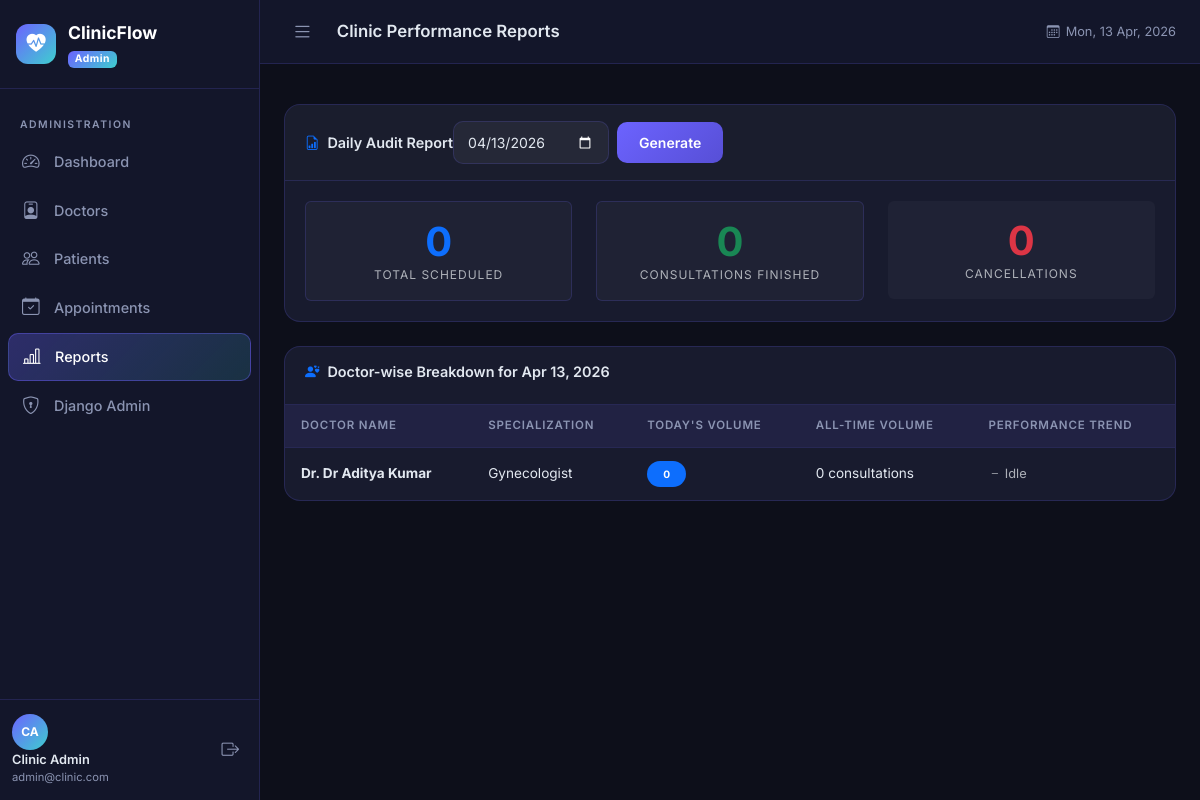
/admin-panel/reports/ (signed in), run on the app's committed database.
### accounts/models.py (models this page shows, shortened)
class User(AbstractUser):
    is_patient = models.BooleanField(default=False)
    is_doctor = models.BooleanField(default=False)
    is_admin_user = models.BooleanField(default=False)
    def get_role(self):
        if self.is_superuser or self.is_admin_user:
            return 'Admin'
        if self.is_doctor:
            return 'Doctor'
        if self.is_patient:
            return 'Patient'
        return 'Unknown'

### doctors/models.py (models this page shows, shortened)
class DoctorProfile(models.Model):
    user = models.OneToOneField(User, on_delete=models.CASCADE, related_name='doctor_profile')
    specialization = models.CharField(max_length=100, choices=SPECIALIZATION_CHOICES)
    contact_number = models.CharField(max_length=15, blank=True)
    qualification = models.CharField(max_length=200, blank=True)
    experience_years = models.PositiveIntegerField(default=0)
    consultation_fee = models.DecimalField(max_digits=8, decimal_places=2, default=0.00)
    bio = models.TextField(blank=True)
    is_available = models.BooleanField(default=True)
    created_at = models.DateTimeField(auto_now_add=True)

### patients/admin_views.py (the view)
    def wrapper(request, *args, **kwargs):
        if not request.user.is_authenticated or (
            not request.user.is_superuser and not request.user.is_admin_user
        ):
            from django.http import HttpResponseForbidden
            return HttpResponseForbidden("Admin access required.")
        return view_func(request, *args, **kwargs)

### patients/admin_views.py (called while the page is built)
def admin_required(view_func):
    def wrapper(request, *args, **kwargs):
        if not request.user.is_authenticated or (
            not request.user.is_superuser and not request.user.is_admin_user
        ):
            from django.http import HttpResponseForbidden
            return HttpResponseForbidden("Admin access required.")
        return view_func(request, *args, **kwargs)
    return login_required(wrapper)

### templates/admin_panel/reports.html
{% extends 'base.html' %}
{% block page_title %}Clinic Performance Reports{% endblock %}
{% block content %}
<div class="clinic-card mb-4">
  <div class="clinic-card-header bg-dark bg-opacity-25">
    <div class="d-flex align-items-center justify-content-between">
      <h5 class="clinic-card-title m-0"><i class="bi bi-file-earmark-bar-graph text-primary"></i> Daily Audit Report</h5>
      <form method="get" class="d-flex gap-2 align-items-center">
        <input type="date" name="date" class="form-control form-control-sm" value="{{ report_date|date:'Y-m-d' }}">
        <button type="submit" class="btn btn-sm btn-primary-grad">Generate</button>
      </form>
    </div>
  </div>
  <div class="clinic-card-body">
    <div class="row g-4 text-center">
      <div class="col-md-4">
        <div class="p-3 rounded" style="background:rgba(255,255,255,0.03); border:1px solid var(--card-border)">
          <div class="display-6 fw-bold text-primary">{{ daily_count }}</div>
          <div class="text-muted text-uppercase" style="font-size:0.75rem; letter-spacing:1px">Total Scheduled</div>
        </div>
      </div>
      <div class="col-md-4">
        <div class="p-3 rounded" style="background:rgba(255,255,255,0.03); border:1px solid var(--card-border)">
          <div class="display-6 fw-bold text-success">{{ daily_completed }}</div>
          <div class="text-muted text-uppercase" style="font-size:0.75rem; letter-spacing:1px">Consultations Finished</div>
        </div>
      </div>
      <div class="col-md-4">
        <div class="p-3 rounded" style="background:rgba(255,255,255,0.03); border:1px solid border:1px solid var(--card-border)">
          <div class="display-6 fw-bold text-danger">{{ daily_cancelled }}</div>
          <div class="text-muted text-uppercase" style="font-size:0.75rem; letter-spacing:1px">Cancellations</div>
        </div>
      </div>
    </div>
  </div>
</div>
<div class="clinic-card">
  <div class="clinic-card-header">
    <h5 class="clinic-card-title"><i class="bi bi-person-hearts text-primary"></i> Doctor-wise Breakdown for {{ report_date|date:"M d, Y" }}</h5>
  </div>
  <div class="clinic-card-body p-0">
    <div class="table-responsive">
      <table class="clinic-table">
        <thead>
          <tr>
            <th>Doctor Name</th>
            <th>Specialization</th>
            <th>Today's Volume</th>
            <th>All-time Volume</th>
            <th>Performance Trend</th>
          </tr>
        </thead>
        <tbody>
          {% for doc in doctor_report %}
          <tr>
            <td class="fw-bold">Dr. {{ doc.user.get_full_name }}</td>
            <td>{{ doc.specialization }}</td>
            <td>
              <span class="badge bg-primary rounded-pill px-3 py-2">{{ doc.today_count }}</span>
            </td>
            <td>{{ doc.total }} consultations</td>
            <td>
              {% if doc.today_count > 0 %}
                <span class="text-success" style="font-size:0.8rem"><i class="bi bi-graph-up-arrow"></i> Active</span>
              {% else %}
                <span class="text-muted" style="font-size:0.8rem"><i class="bi bi-dash"></i> Idle</span>
              {% endif %}
            </td>
          </tr>
          {% endfor %}
        </tbody>
      </table>
    </div>
  </div>
</div>
{% endblock %}

### templates/base.html (shortened to what this page needs)
{% load static %}
<!DOCTYPE html>
<html lang="en" data-bs-theme="dark">
<head>
  <link href="https://cdn.jsdelivr.net/npm/bootstrap@5.3.3/dist/css/bootstrap.min.css" rel="stylesheet" />
  <link href="https://cdn.jsdelivr.net/npm/bootstrap-icons@1.11.3/font/bootstrap-icons.min.css" rel="stylesheet" />
  <link href="{% static 'css/style.css' %}" rel="stylesheet" />
</head>
<body>
{% if user.is_authenticated %}
<div class="app-wrapper">
  <aside class="sidebar" id="sidebar">
    <div class="sidebar-brand">
      <div class="brand-icon"><i class="bi bi-heart-pulse-fill"></i></div>
      <div class="brand-text">
        <span class="brand-name">ClinicFlow</span>
        <span class="brand-role badge">{{ user.get_role }}</span>
      </div>
    </div>
    <nav class="sidebar-nav">
      {% if user.is_superuser or user.is_admin_user %}
        <div class="nav-section">Administration</div>
        <a href="{% url 'admin_panel:dashboard' %}" class="nav-link {% if request.resolver_match.namespace == 'admin_panel' and request.resolver_match.url_name == 'dashboard' %}active{% endif %}">
          <i class="bi bi-speedometer2"></i> Dashboard
        </a>
        <a href="{% url 'admin_panel:doctors' %}" class="nav-link {% if request.resolver_match.url_name == 'doctors' %}active{% endif %}">
          <i class="bi bi-person-badge"></i> Doctors
        </a>
        <a href="{% url 'admin_panel:patients' %}" class="nav-link {% if request.resolver_match.url_name == 'patients' %}active{% endif %}">
          <i class="bi bi-people"></i> Patients
        </a>
        <a href="{% url 'admin_panel:appointments' %}" class="nav-link {% if request.resolver_match.url_name == 'appointments' %}active{% endif %}">
          <i class="bi bi-calendar-check"></i> Appointments
        </a>
        <a href="{% url 'admin_panel:reports' %}" class="nav-link {% if request.resolver_match.url_name == 'reports' %}active{% endif %}">
          <i class="bi bi-bar-chart-line"></i> Reports
        </a>
        <a href="/admin/" class="nav-link">
          <i class="bi bi-shield-lock"></i> Django Admin
        </a>
      {% endif %}
    </nav>
    <div class="sidebar-footer">
      <div class="user-info">
        <div class="user-avatar">{{ user.first_name|first|upper }}{{ user.last_name|first|upper }}</div>
        <div>
          <div class="user-name">{{ user.get_full_name|default:user.username }}</div>
          <div class="user-email">{{ user.email|truncatechars:22 }}</div>
        </div>
      </div>
      <a href="{% url 'accounts:logout' %}" class="logout-btn">
        <i class="bi bi-box-arrow-right"></i>
      </a>
    </div>
  </aside>
  <main class="main-content">
    <header class="topbar">
      <button class="sidebar-toggle" id="sidebarToggle">
        <i class="bi bi-list"></i>
      </button>
      <div class="topbar-title">{% block page_title %}Dashboard{% endblock %}</div>
      <div class="topbar-right">
        <span class="topbar-date"><i class="bi bi-calendar3"></i> <span id="topbar-date"></span></span>
      </div>
    </header>
    <div class="alert-container">
    </div>
    <div class="page-content">
{% endif %}
  {% block content %}{% endblock %}
{% if user.is_authenticated %}
    </div>
  </main>
</div>
{% else %}
</div>
{% endif %}
</body>
</html>

### data on the page
User: get_role "Admin", first_name|first "C", last_name|first "A", get_full_name "Clinic Admin", email "admin@clinic.com"
DoctorProfile: user.get_full_name "Dr Aditya Kumar", specialization "Gynecologist", today_count "0", total "0", shows "Idle"

### other printed values
{{ daily_count }} "0"
{{ daily_completed }} "0"
{{ daily_cancelled }} "0"
{{ report_date|date:"M d, Y" }} "Apr 13, 2026"
